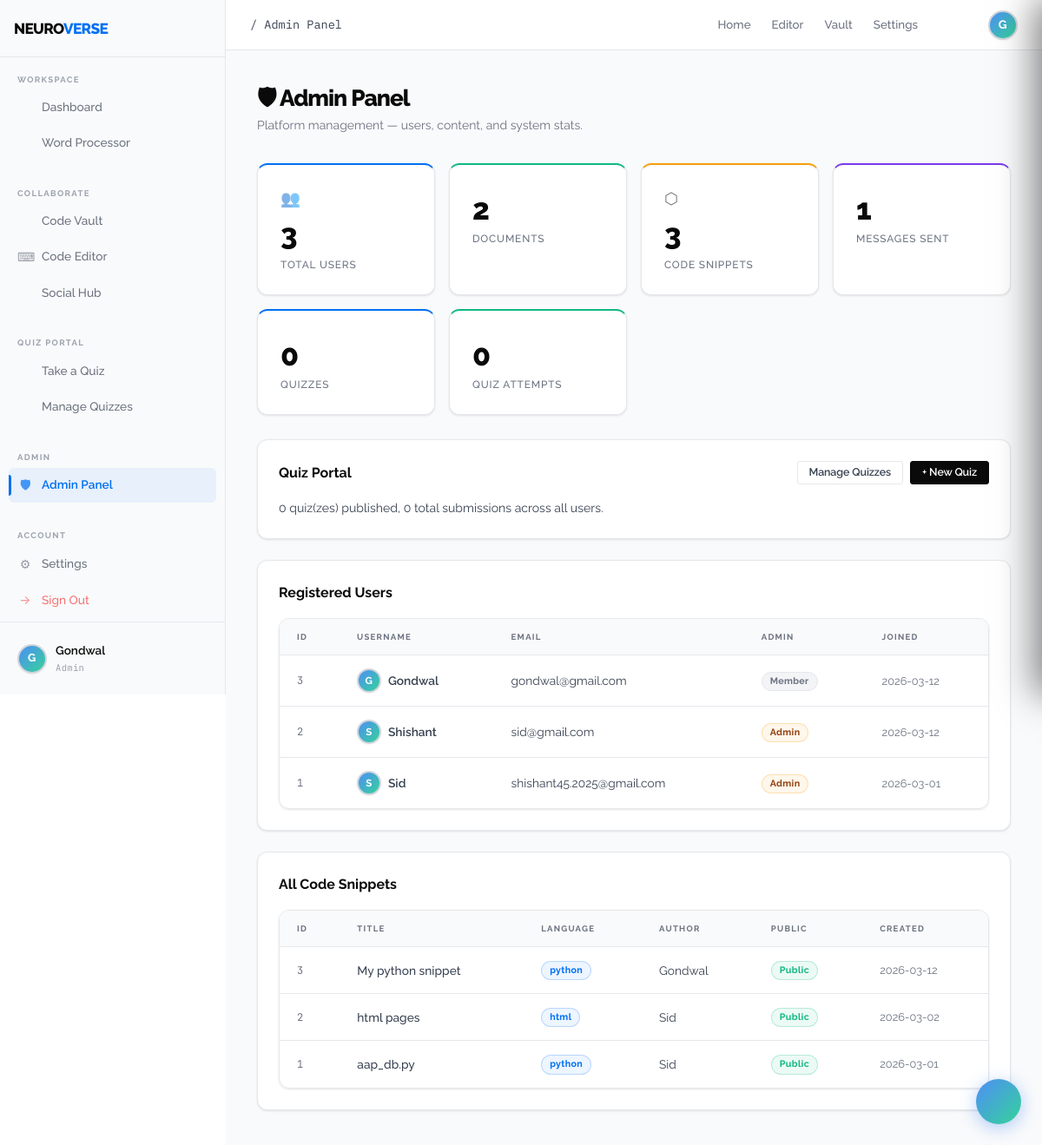
/admin (signed in), run on the app's committed database.
### tables this page shows
CREATE TABLE users (
                id          INTEGER PRIMARY KEY AUTOINCREMENT,
                username    TEXT    UNIQUE NOT NULL,
                email       TEXT    UNIQUE NOT NULL,
                password    TEXT    NOT NULL,
                is_admin    INTEGER DEFAULT 0,
                created_at  TEXT    DEFAULT (datetime('now'))
            );

CREATE TABLE vault_snippets (
                id          INTEGER PRIMARY KEY AUTOINCREMENT,
                user_id     INTEGER NOT NULL,
                title       TEXT    NOT NULL,
                language    TEXT    NOT NULL DEFAULT 'python',
                code        TEXT    NOT NULL,
                description TEXT    DEFAULT '',
                is_public   INTEGER DEFAULT 1,
                created_at  TEXT    DEFAULT (datetime('now')),
                FOREIGN KEY (user_id) REFERENCES users(id)
            );

### app.py (the view)
@app.route("/admin")
@login_required
@admin_required
def admin_panel():
    with get_db() as db:
        users    = db.execute("SELECT * FROM users ORDER BY created_at DESC").fetchall()
        snippets = db.execute("SELECT v.*, u.username FROM vault_snippets v JOIN users u ON v.user_id=u.id ORDER BY v.created_at DESC").fetchall()
        total_docs     = db.execute("SELECT COUNT(*) AS c FROM documents").fetchone()["c"]
        total_msgs     = db.execute("SELECT COUNT(*) AS c FROM messages").fetchone()["c"]
        total_quizzes  = db.execute("SELECT COUNT(*) AS c FROM quizzes").fetchone()["c"]
        total_attempts = db.execute("SELECT COUNT(*) AS c FROM quiz_responses").fetchone()["c"]
        unread         = get_unread_count(session["user_id"])
    return render_template("admin.html", users=users, snippets=snippets, total_docs=total_docs, total_msgs=total_msgs, total_quizzes=total_quizzes, total_attempts=total_attempts, unread=unread)

### app.py (called while the page is built)
def get_db():
    conn = sqlite3.connect(app.config["DATABASE"])
    conn.row_factory = sqlite3.Row
    return conn

def get_unread_count(user_id):
    with get_db() as db:
        row = db.execute(
            "SELECT COUNT(*) AS cnt FROM messages WHERE receiver_id=? AND is_read=0",
            (user_id,)
        ).fetchone()
    return row["cnt"] if row else 0

def login_required(f):
    @wraps(f)
    def decorated(*args, **kwargs):
        if "user_id" not in session:
            return redirect(url_for("login"))
        return f(*args, **kwargs)
    return decorated

def admin_required(f):
    @wraps(f)
    def decorated(*args, **kwargs):
        if not session.get("is_admin"):
            if request.path.startswith("/api/"):
                return jsonify({"ok": False, "error": "Admin access required."}), 403
            flash("Admin access required. Please log in with the admin passkey.", "error")
            return redirect(url_for("dashboard"))
        return f(*args, **kwargs)
    return decorated

### templates/admin.html (shortened to what this page needs)
{% extends "layout.html" %}
{% block breadcrumb %}/ Admin Panel{% endblock %}
{% block content %}
<div class="page-header">
  <div class="page-title">🛡 Admin Panel</div>
  <div class="page-subtitle">Platform management — users, content, and system stats.</div>
</div>
<div class="stats-row" style="margin-bottom:28px;">
  <div class="stat-card blue">
    <div class="stat-icon">👥</div>
    <div class="stat-value">{{ users|length }}</div>
    <div class="stat-label">Total Users</div>
  </div>
  <div class="stat-card green">
    <div class="stat-value">{{ total_docs }}</div>
    <div class="stat-label">Documents</div>
  </div>
  <div class="stat-card amber">
    <div class="stat-icon">⬡</div>
    <div class="stat-value">{{ snippets|length }}</div>
    <div class="stat-label">Code Snippets</div>
  </div>
  <div class="stat-card purple">
    <div class="stat-value">{{ total_msgs }}</div>
    <div class="stat-label">Messages Sent</div>
  </div>
  <div class="stat-card blue">
    <div class="stat-value">{{ total_quizzes }}</div>
    <div class="stat-label">Quizzes</div>
  </div>
  <div class="stat-card green">
    <div class="stat-value">{{ total_attempts }}</div>
    <div class="stat-label">Quiz Attempts</div>
  </div>
</div>
<div class="card" style="margin-bottom:24px;">
  <div style="display:flex;align-items:center;justify-content:space-between;margin-bottom:16px;">
    <div style="font-size:1rem;font-weight:700;">Quiz Portal</div>
    <div style="display:flex;gap:8px;">
      <a href="{{ url_for('quiz_manage') }}" class="btn btn-ghost btn-sm">Manage Quizzes</a>
      <a href="{{ url_for('quiz_create') }}" class="btn btn-primary btn-sm">+ New Quiz</a>
    </div>
  </div>
  <div style="color:var(--text-2);font-size:0.88rem;">{{ total_quizzes }} quiz(zes) published, {{ total_attempts }} total submissions across all users.</div>
</div>
<div class="card" style="margin-bottom:24px;">
  <div style="font-size:1rem;font-weight:700;margin-bottom:16px;">Registered Users</div>
  <div class="data-table-wrap">
    <table class="data-table">
      <thead>
        <tr>
          <th>ID</th><th>Username</th><th>Email</th><th>Admin</th><th>Joined</th>
        </tr>
      </thead>
      <tbody>
        {% for u in users %}
        <tr>
          <td style="color:var(--text-3);">{{ u.id }}</td>
          <td style="font-weight:600;">
            <div style="display:flex;align-items:center;gap:8px;">
              <div class="user-avatar" style="width:28px;height:28px;font-size:0.72rem;flex-shrink:0;">{{ u.username[0].upper() }}</div>
              {{ u.username }}
            </div>
          </td>
          <td style="color:var(--text-2);">{{ u.email }}</td>
          <td>
            {% if u.is_admin %}
            <span class="badge badge-amber">Admin</span>
            {% else %}
            <span class="badge">Member</span>
            {% endif %}
          </td>
          <td style="color:var(--text-3);font-size:0.8rem;">{{ u.created_at[:10] }}</td>
        </tr>
        {% endfor %}
      </tbody>
    </table>
  </div>
</div>
<div class="card">
  <div style="font-size:1rem;font-weight:700;margin-bottom:16px;">All Code Snippets</div>
  <div class="data-table-wrap">
    <table class="data-table">
      <thead>
        <tr><th>ID</th><th>Title</th><th>Language</th><th>Author</th><th>Public</th><th>Created</th></tr>
      </thead>
      <tbody>
        {% for s in snippets %}
        <tr>
          <td style="color:var(--text-3);">{{ s.id }}</td>
          <td style="font-weight:500;">{{ s.title }}</td>
          <td><span class="badge badge-blue">{{ s.language }}</span></td>
          <td style="color:var(--text-2);">{{ s.username }}</td>
          <td>
            {% if s.is_public %}
            <span class="badge badge-green">Public</span>
            {% else %}
            <span class="badge badge-red">Private</span>
            {% endif %}
          </td>
          <td style="color:var(--text-3);font-size:0.8rem;">{{ s.created_at[:10] }}</td>
        </tr>
        {% endfor %}
      </tbody>
    </table>
  </div>
</div>
{% endblock %}

### templates/layout.html (shortened to what this page needs)
{% extends "base.html" %}
{% block body %}
<aside class="sidebar" id="sidebar">
  <div class="sidebar-logo">
    <div style="display:flex;align-items:center;gap:10px;">
      <span class="sidebar-logo-text">NEURO<span>VERSE</span>
    </div>
  </div>
  <div class="sidebar-section">
    <div class="sidebar-section-label">Workspace</div>
    <nav class="sidebar-nav">
      <a href="{{ url_for('dashboard') }}" class="sidebar-link {% if request.endpoint == 'dashboard' %}active{% endif %}">
         Dashboard
      </a>
      <a href="{{ url_for('editor') }}" class="sidebar-link {% if request.endpoint == 'editor' %}active{% endif %}">
         Word Processor
      </a>
    </nav>
  </div>
  <div class="sidebar-section" style="margin-top:8px;">
    <div class="sidebar-section-label">Collaborate</div>
    <nav class="sidebar-nav">
      <a href="{{ url_for('vault') }}" class="sidebar-link {% if request.endpoint == 'vault' %}active{% endif %}">
         Code Vault
      </a>
      <a href="{{ url_for('code_editor') }}" class="sidebar-link {% if request.endpoint == 'code_editor' %}active{% endif %}">
        <span class="link-icon">⌨</span> Code Editor
      </a>
      <a href="javascript:void(0)" class="sidebar-link" id="chatToggleSidebar" onclick="window.chatToggle()">
   Social Hub
</a>
    </nav>
  </div>
  <div class="sidebar-section" style="margin-top:8px;">
    <div class="sidebar-section-label">Quiz Portal</div>
    <nav class="sidebar-nav">
      <a href="{{ url_for('quiz_home') }}" class="sidebar-link {% if request.endpoint in ['quiz_home','quiz_attempt'] %}active{% endif %}">
         Take a Quiz
      </a>
      {% if session.get('is_admin') %}
      <a href="{{ url_for('quiz_manage') }}" class="sidebar-link {% if request.endpoint in ['quiz_manage','quiz_create','quiz_responses','quiz_review'] %}active{% endif %}">
         Manage Quizzes
      </a>
      {% endif %}
    </nav>
  </div>
  {% if session.get('is_admin') %}
  <div class="sidebar-section" style="margin-top:8px;">
    <div class="sidebar-section-label">Admin</div>
    <nav class="sidebar-nav">
      <a href="{{ url_for('admin_panel') }}" class="sidebar-link {% if request.endpoint == 'admin_panel' %}active{% endif %}">
        <span class="link-icon">🛡</span> Admin Panel
      </a>
    </nav>
  </div>
  {% endif %}
  <div class="sidebar-section" style="margin-top:8px;">
    <div class="sidebar-section-label">Account</div>
    <nav class="sidebar-nav">
      <a href="{{ url_for('settings') }}" class="sidebar-link {% if request.endpoint == 'settings' %}active{% endif %}">
        <span class="link-icon">⚙</span> Settings
      </a>
      <a href="{{ url_for('logout') }}" class="sidebar-link" style="color:#f87171;">
        <span class="link-icon">→</span> Sign Out
      </a>
    </nav>
  </div>
  <div class="sidebar-footer">
    <div class="sidebar-user">
      <div class="user-avatar" style="width:34px;height:34px;font-size:0.8rem;flex-shrink:0;">
        {{ session.username[0].upper() }}
      </div>
      <div class="sidebar-user-info">
        <div class="sidebar-user-name">{{ session.username }}</div>
        <div class="sidebar-user-role">{% if session.get('is_admin') %}Admin{% else %}Member{% endif %}</div>
      </div>
    </div>
  </div>
</aside>
<header class="navbar">
  <div class="navbar-brand">
    <span style="font-size:0.85rem;color:var(--text-2);font-family:'IBM Plex Mono',monospace;font-weight:400;">
      {% block breadcrumb %}Dashboard{% endblock %}
    </span>
  </div>
  <nav class="navbar-links">
    <a href="{{ url_for('dashboard') }}" class="{% if request.endpoint == 'dashboard' %}active{% endif %}">Home</a>
    <a href="{{ url_for('editor') }}" class="{% if request.endpoint == 'editor' %}active{% endif %}">Editor</a>
    <a href="{{ url_for('vault') }}" class="{% if request.endpoint == 'vault' %}active{% endif %}">Vault</a>
    <a href="{{ url_for('settings') }}" class="{% if request.endpoint == 'settings' %}active{% endif %}">Settings</a>
  </nav>
  <div class="navbar-right">
    <button class="btn-icon-ghost" id="chatToggleBtn" title="Social Hub" style="position:relative;font-size:1rem;">
    </button>
    <div class="user-avatar" title="{{ session.username }}">
      {{ session.username[0].upper() }}
    </div>
  </div>
</header>
<div class="app-body">
  <div class="main-content page-enter">
    {% block content %}{% endblock %}
  </div>
</div>
<button class="chat-toggle {% if unread is defined and unread > 0 %}has-unread{% endif %}" id="chatFab" title="Social Hub">
</button>
{% endblock %}

### templates/layout.html (style rules this page uses)
#chatFab { position: fixed; bottom: 24px; right: 24px; z-index: 1000; width: 52px; height: 52px; border-radius: 50%; background: linear-gradient(135deg, #4f8ef7, #34d399); border: none; color: #fff; font-size: 1.3rem; cursor: pointer; box-shadow: 0 4px 20px rgba(79,142,247,0.45); display: flex; align-items: center; justify-content: center; transition: transform 0.2s, box-shadow 0.2s; }
.btn-icon-ghost { background: none; border: none; color: #94a3b8; cursor: pointer; padding: 6px; border-radius: 6px; font-size: 1rem; transition: color 0.15s, background 0.15s; }
.user-avatar { width: 34px; height: 34px; border-radius: 50%; background: linear-gradient(135deg,#4f8ef7,#34d399); color: #fff; display: flex; align-items: center; justify-content: center; font-weight: 700; font-size: 0.85rem; flex-shrink: 0; }

### data on the page
users: username "Gondwal", id "3", username "G", email "gondwal@gmail.com", is_admin "Member", created_at "2026-03-12"
users: id "2", username "S", username "Shishant", email "sid@gmail.com", is_admin "Admin", created_at "2026-03-12"
users: id "1", username "S", username "Sid", email "shishant45.2025@gmail.com", is_admin "Admin", created_at "2026-03-01"
vault_snippets: id "3", title "My python snippet", language "python", username "Gondwal", is_public "Public", created_at "2026-03-12"
vault_snippets: id "2", title "html pages", language "html", username "Sid", is_public "Public", created_at "2026-03-02"
vault_snippets: id "1", title "aap_db.py", language "python", username "Sid", is_public "Public", created_at "2026-03-01"

### other printed values
{{ session.username[0].upper() }} "G"
{{ users|length }} "3"
{{ total_docs }} "2"
{{ snippets|length }} "3"
{{ total_msgs }} "1"
{{ total_quizzes }} "0"
{{ total_attempts }} "0"
